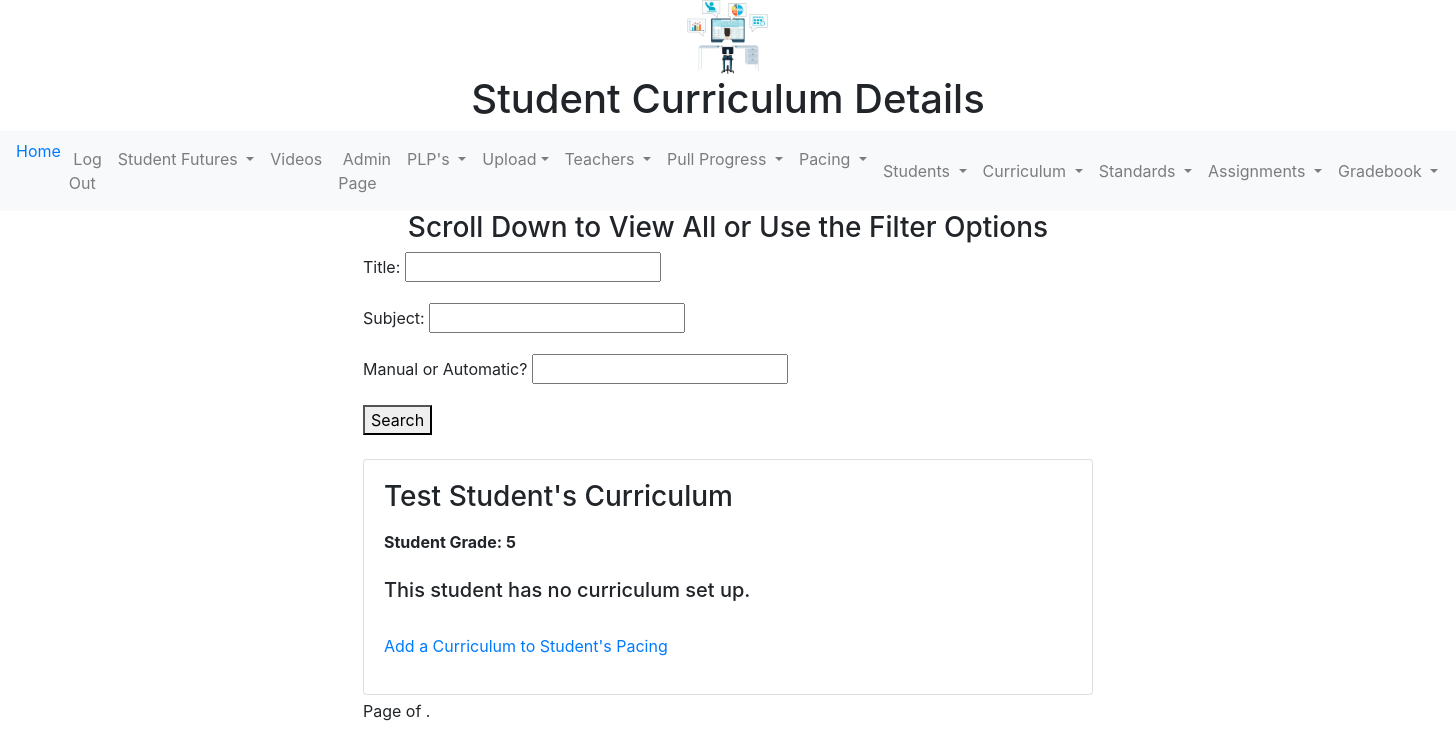
The app's page /curriculum-schedule-detail/1/ (signed in) with its own data.
### mygrades/models.py (models this page shows, shortened)
class Student(models.Model):
    GRADELEVEL = [
        ("PK", "Pre-K"),
        ("K", "K"),
        ("1", "1"),
        ("2", "2"),
        ("3", "3"),
        ("4", "4"),
        ("5", "5"),
        ("6", "6"),
        ("7", "7"),
        ("8", "8"),
        ("High School", "High School"),
    ]
    epicenter_id = models.CharField(
        null=False, blank=False, unique=True, max_length=10
    )
    last_name = models.CharField(null=False, max_length=50)
    first_name = models.CharField(null=False, max_length=50)
    email = models.EmailField(null=False, max_length=120)
    phone_number = models.CharField(null=False, max_length=50)
    additional_email = models.EmailField(max_length=120, null=True)
    additional_phone_number = models.CharField(max_length=20, null=True)
    grade = models.CharField(max_length=20, choices=GRADELEVEL, null=False)
    curriculum = models.ForeignKey('curriculum', null=True, blank=True, on_delete=models.SET_NULL)
    teacher_email = models.CharField(max_length=75, null=False)
    birthdate = models.DateField(max_length=30, null=True)
    goog_calendar = models.CharField(max_length=200, null=True)

### mygrades/views.py (the view)
# urls.py: path("curriculum-schedule-detail/<int:id>/", student_curriculum_schedule_detail, name="curriculum-schedule-detail"),
@login_required
def student_curriculum_schedule_detail(request, id):
    my_title = "Student Curriculum Details"
    student = get_object_or_404(Student, pk=id)
    curriculum_filter = EnrollmentFilter(request.GET, queryset=student.student_enrollment)
    active_weights = get_active_sems(student)
    template_name = "student_curriculum_detail_view.html"
    context = {"student": student, "active_weights": active_weights, "object_list": curriculum_filter.qs, "filter": curriculum_filter, "title": my_title}
    return render(request, template_name, context)

### mygrades/forms.py (called while the page is built, shortened)
def generate_semester_choices(for_choice_field=False):
    now = timezone.now()
    current_year = now.year
    start = current_year
    july_end = datetime.datetime(current_year,7,30)
    july_end_tz_aware = timezone.make_aware(july_end, timezone.get_default_timezone())
    if now < july_end_tz_aware:
        start = current_year - 1
    options = []
    options.append("%s-%s-%s" % (str(start)[2:],str(start+1)[2:], "A"))
    options.append("%s-%s-%s" % (str(start)[2:],str(start+1)[2:], "B"))
    options.append("%s-%s-%s" % (str(start+1)[2:],str(start+2)[2:], "A"))
    options.append("%s-%s-%s" % (str(start+1)[2:],str(start+2)[2:], "B"))
    if for_choice_field:
        choices = []
        for option in options:
            choices.append((option,option))
        return choices
    return options

def get_active_sems(student):
    as_options = generate_semester_choices()
    active_sems = []
    for sem in as_options:
        enrollments = Enrollment.objects.filter(student=student, academic_semester=sem)
    return active_sems

### mygrades/templates/student_curriculum_detail_view.html (shortened to what this page needs)
{% extends "base.html" %}
{% block content %}
<h3 align="center"> Scroll Down to View All or Use the Filter Options </h3>
<form method="get">
    {{ filter.form.as_p }}
    <button type="submit">Search</button>
</form>
<br/>
<div class='col-80 col-md-100 mb-1 mx-auto'>
<div class='card'>
  <div class='card-body'>
      <h3 class = 'card-title'>
          {{student.first_name}} {{student.last_name}}'s Curriculum<p></p>
      </h3>
      <strong>Student Grade: {{student.grade}}</strong><br/><br/>
      {% for enrollment in object_list %}
          <div class='card-text'>
            <strong>
            {{enrollment.curriculum.subject}}-{{enrollment.curriculum.name}}</strong><br/>Grade Level Assigned:
            {{enrollment.curriculum.grade_level}}<br/>
            Gradable Assignment Number: {% if enrollment.gradassign %}{{enrollment.gradassign}}{% else %}-{% endif %}<br/>
            Recording Progress Is:
            {{enrollment.recorded_from}}<br/> Assigments:
            {{enrollment.tracking}}</a><br/>
            Minimum Required Weekly:
            {{enrollment.required}}</a><br/>
            Subject Weight: {{enrollment.weight}}<br/>
            Student Should Finish These Assignments On or Before: <strong>{{enrollment.semesterend}}</strong>
            <div></div>
            <a href="{% url "grades-record-manual" enrollment_pk=enrollment.pk %}">Record Manually Entered Grades</a><br/>
            <a href="{% url "student-assignment-list-view" enrollment.student.pk enrollment.curriculum.pk %}">View/Edit student's assignments on this course</a>
<div></div>
            <a href="{% url 'edit_enrollment' enrollment.pk %}">Edit this enrollment</a>
           <div></div>
            <a href="#" data-href='{% url 'delete_enrollment' enrollment.pk %}', data-toggle="modal" data-target="#confirm-delete">Remove {{enrollment.curriculum.name}} From
           {{student.get_full_name}}'s Pacing </a>
          </div>
          <br/>
         {% empty %}
         <div class='card-text'>
         <h5>This student has no curriculum set up.</h5>
         <br/>
         <a href="/enroll-student/">Add a Curriculum to Student's Pacing</a>
         </div>
         {% endfor %}
  </div>
</div>
</div>
<div class="pagination">
    <span class="step-links">
        <span class="current">
            Page {{ object_list.number }} of {{ object_list.paginator.num_pages }}.
        </span>
    </span>
</div>
{% endblock %}

### records on screen
Student: first_name "Test", last_name "Student", grade "5"

### other values on screen
{{ title }} "Student Curriculum Details"
